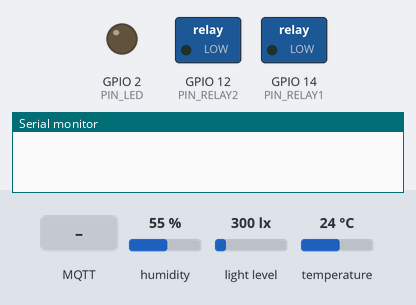
Simulated run of this program. Board: ESP8266 (NodeMCU). On the bench: switched loads named in the program (green lamp = pin HIGH), output pins drawn as LEDs (lit = HIGH), the last lines printed to the serial monitor. The test bench sets the inputs (shaded band); at power-on: humidity 55 %, light level 300 lx, temperature 24 °C. WiFi joins after 1.5 s; servers stay silent unless stated; random numbers use the default seed unless the program sets one; no MQTT or app messages arrive unless stated.

Above: at 0.0 s.
At 5.9 s:
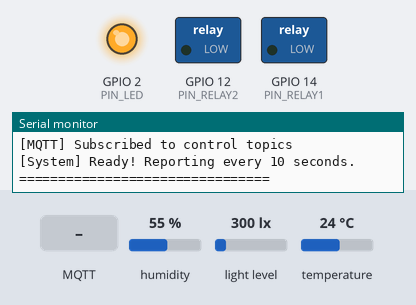
6.0 s: MQTT message "on" arrives on the first subscribed topic
7.5 s: MQTT message "off" arrives on the first subscribed topic
11.5 s: MQTT message "toggle" arrives on the first subscribed topic
Timing chart, 0 to 14.5 s (numbered marks = the images above; inputs shaded):
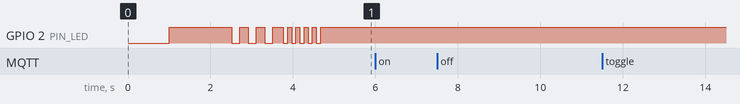

The program:

main.cpp
```cpp
#include <Arduino.h>
#include <ESP8266WiFi.h>
#include <WiFiClientSecure.h>
#include <PubSubClient.h>
#include <ArduinoJson.h>
#include <DHT.h>
#include <BH1750.h>
#include <Wire.h>
#include "config.h"

// ===== Global Objects =====
WiFiClientSecure espClient;
PubSubClient mqtt(espClient);
DHT dht(PIN_DHT, DHT22);
BH1750 lightSensor;

// ===== State Variables =====
unsigned long lastReport = 0;
bool relay1State = false;
bool relay2State = false;

// ===== Function Declarations =====
void setupWiFi();
void connectMQTT();
void mqttCallback(char* topic, byte* payload, unsigned int length);
void reportSensorData();
void reportStatus();
void setRelay(int pin, bool state, const char* relayName);
void blinkLED(int times, int delayMs);

// ===== WiFi Setup =====
void setupWiFi() {
    Serial.printf("\n[WiFi] Connecting to %s", WIFI_SSID);
    WiFi.mode(WIFI_STA);
    WiFi.begin(WIFI_SSID, WIFI_PASSWORD);

    int attempts = 0;
    while (WiFi.status() != WL_CONNECTED && attempts < 30) {
        delay(500);
        Serial.print(".");
        attempts++;
    }

    if (WiFi.status() == WL_CONNECTED) {
        Serial.printf("\n[WiFi] Connected! IP: %s", WiFi.localIP().toString().c_str());
        Serial.printf("[WiFi] RSSI: %d dBm\n", WiFi.RSSI());
        blinkLED(3, 200);
    } else {
        Serial.println("\n[WiFi] Connection failed! Restarting...");
        ESP.restart();
    }
}

// ===== MQTT Callback =====
void mqttCallback(char* topic, byte* payload, unsigned int length) {
    // Parse message
    char message[256];
    memcpy(message, payload, length);
    message[length] = '\0';

    Serial.printf("[MQTT] Received: %s -> %s\n", topic, message);

    // Parse JSON
    StaticJsonDocument<200> doc;
    DeserializationError error = deserializeJson(doc, message);
    if (error) {
        Serial.printf("[MQTT] JSON parse error: %s\n", error.c_str());
        return;
    }

    const char* command = doc["command"];
    if (command == nullptr) return;

    // Handle relay commands
    if (strcmp(topic, TOPIC_RELAY1) == 0) {
        if (strcmp(command, "on") == 0) setRelay(PIN_RELAY1, true, "relay1");
        else if (strcmp(command, "off") == 0) setRelay(PIN_RELAY1, false, "relay1");
        else if (strcmp(command, "toggle") == 0) setRelay(PIN_RELAY1, !relay1State, "relay1");
    }
    else if (strcmp(topic, TOPIC_RELAY2) == 0) {
        if (strcmp(command, "on") == 0) setRelay(PIN_RELAY2, true, "relay2");
        else if (strcmp(command, "off") == 0) setRelay(PIN_RELAY2, false, "relay2");
        else if (strcmp(command, "toggle") == 0) setRelay(PIN_RELAY2, !relay2State, "relay2");
    }
}

// ===== MQTT Connection =====
void connectMQTT() {
    if (mqtt.connected()) return;

    Serial.printf("[MQTT] Connecting to %s:%d...\n", MQTT_HOST, MQTT_PORT);

    // Set TLS (skip certificate verification for testing)
    espClient.setInsecure();

    mqtt.setServer(MQTT_HOST, MQTT_PORT);
    mqtt.setCallback(mqttCallback);
    mqtt.setBufferSize(512);

    // Set Last Will and Testament
    String willTopic = String("iot/device/") + DEVICE_ID + "/status";
    String willMessage = "{\"device_id\":\"" + String(DEVICE_ID) + "\",\"status\":\"offline\"}";

    if (mqtt.connect(DEVICE_ID, MQTT_USER, MQTT_PASS,
                     willTopic.c_str(), 1, true, willMessage.c_str())) {
        Serial.println("[MQTT] Connected!");

        // Subscribe to control topics
        mqtt.subscribe(TOPIC_RELAY1, 1);
        mqtt.subscribe(TOPIC_RELAY2, 1);
        Serial.println("[MQTT] Subscribed to control topics");

        // Report online status
        reportStatus();
        blinkLED(5, 100);
    } else {
        Serial.printf("[MQTT] Failed, rc=%d. Retry in 5s...\n", mqtt.state());
        delay(5000);
    }
}

// ===== Report Sensor Data =====
void reportSensorData() {
    // Read sensors (use random data if sensor not connected)
    float temperature = dht.readTemperature();
    float humidity = dht.readHumidity();
    float light = lightSensor.readLightLevel();

    // Check for sensor errors - use simulated data if sensors not connected
    if (isnan(temperature)) temperature = 20.0 + random(0, 100) / 10.0;
    if (isnan(humidity)) humidity = 50.0 + random(0, 200) / 10.0;
    if (light < 0) light = 300.0 + random(0, 500);

    // Build JSON
    StaticJsonDocument<300> doc;
    doc["device_id"] = DEVICE_ID;
    doc["temperature"] = round(temperature * 10.0) / 10.0;
    doc["humidity"] = round(humidity * 10.0) / 10.0;
    doc["light"] = round(light);
    doc["uptime"] = millis() / 1000;

    char buffer[300];
    serializeJson(doc, buffer);

    // Publish
    if (mqtt.publish(TOPIC_SENSOR, buffer, false)) {
        Serial.printf("[Sensor] T=%.1f H=%.1f L=%.0f\n", temperature, humidity, light);
    } else {
        Serial.println("[Sensor] Publish failed!");
    }
}

// ===== Report Status =====
void reportStatus() {
    StaticJsonDocument<300> doc;
    doc["device_id"] = DEVICE_ID;
    doc["status"] = "online";
    doc["relay1"] = relay1State ? "on" : "off";
    doc["relay2"] = relay2State ? "on" : "off";
    doc["wifi_rssi"] = WiFi.RSSI();
    doc["free_heap"] = ESP.getFreeHeap();
    doc["ip"] = WiFi.localIP().toString();

    char buffer[300];
    serializeJson(doc, buffer);

    mqtt.publish(TOPIC_STATUS, buffer, true);
}

// ===== Set Relay State =====
void setRelay(int pin, bool state, const char* relayName) {
    digitalWrite(pin, state ? HIGH : LOW);

    if (strcmp(relayName, "relay1") == 0) {
        relay1State = state;
    } else {
        relay2State = state;
    }

    Serial.printf("[Relay] %s -> %s\n", relayName, state ? "ON" : "OFF");
    digitalWrite(PIN_LED, state ? LOW : HIGH);  // LED indicator

    // Report new status
    reportStatus();
}

// ===== LED Blink =====
void blinkLED(int times, int delayMs) {
    for (int i = 0; i < times; i++) {
        digitalWrite(PIN_LED, LOW);
        delay(delayMs);
        digitalWrite(PIN_LED, HIGH);
        delay(delayMs);
    }
}

// ===== Setup =====
void setup() {
    Serial.begin(115200);
    delay(1000);
    Serial.println("\n================================");
    Serial.println("  IoT ESP8266 Device");
    Serial.printf("  Device ID: %s\n", DEVICE_ID);
    Serial.println("================================");

    // Init pins
    pinMode(PIN_LED, OUTPUT);
    pinMode(PIN_RELAY1, OUTPUT);
    pinMode(PIN_RELAY2, OUTPUT);
    digitalWrite(PIN_LED, HIGH);
    digitalWrite(PIN_RELAY1, LOW);
    digitalWrite(PIN_RELAY2, LOW);

    // Init I2C and BH1750
    Wire.begin(0, 2);  // SDA=GPIO0(D3), SCL=GPIO2(D4)
    if (lightSensor.begin(BH1750::CONTINUOUS_HIGH_RES_MODE)) {
        Serial.println("[Sensor] BH1750 initialized");
    } else {
        Serial.println("[Sensor] BH1750 not found - skipping");
    }

    // Init DHT22
    dht.begin();
    Serial.println("[Sensor] DHT22 initialized");

    // Connect WiFi
    setupWiFi();

    // Connect MQTT
    connectMQTT();

    Serial.println("[System] Ready! Reporting every 10 seconds.");
    Serial.println("================================\n");
}

// ===== Main Loop =====
void loop() {
    // Maintain WiFi connection
    if (WiFi.status() != WL_CONNECTED) {
        setupWiFi();
    }

    // Maintain MQTT connection
    if (!mqtt.connected()) {
        connectMQTT();
    }
    mqtt.loop();

    // Report sensor data at interval
    unsigned long now = millis();
    if (now - lastReport >= REPORT_INTERVAL) {
        lastReport = now;
        reportSensorData();
    }
}
```

config.h
```cpp
#ifndef CONFIG_H
#define CONFIG_H

// ===== WiFi Configuration =====
#define WIFI_SSID       "test123"
#define WIFI_PASSWORD   "test1234"

// ===== MQTT Configuration (HiveMQ Cloud) =====
#define MQTT_HOST       "8122586c2ede44a59b3b71c4455cb5f2.s1.eu.hivemq.cloud"
#define MQTT_PORT       8883
#define MQTT_USER       "iotadmin"
#define MQTT_PASS       "Li2223841219"

// ===== Device Configuration =====
#define DEVICE_ID       "dev001"
#define REPORT_INTERVAL 10000   // Data report interval (ms)

// ===== Pin Definitions =====
#define PIN_DHT         4       // D2 = GPIO4
#define PIN_RELAY1      14      // D5 = GPIO14
#define PIN_RELAY2      12      // D6 = GPIO12
#define PIN_LED         2       // D4 = GPIO2 (built-in LED)

// ===== MQTT Topics =====
#define TOPIC_SENSOR    "iot/device/" DEVICE_ID "/sensor/all"
#define TOPIC_STATUS    "iot/device/" DEVICE_ID "/status"
#define TOPIC_RELAY1    "iot/device/" DEVICE_ID "/control/relay1"
#define TOPIC_RELAY2    "iot/device/" DEVICE_ID "/control/relay2"

#endif
```
